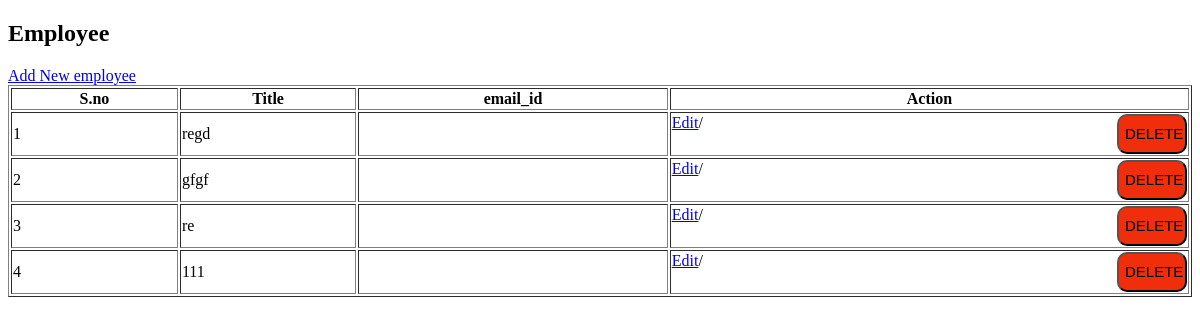
/bmsT/admin/employee.php, run on the app's committed database.
### tables this page shows
CREATE TABLE `employee` (
  `id` bigint(20) NOT NULL,
  `name` varchar(255) NOT NULL,
  `email_id` varchar(255) NOT NULL,
  `password` varchar(255) NOT NULL,
  `description` text DEFAULT NULL,
  `status` tinyint(4) NOT NULL DEFAULT 1 COMMENT '1=true , 0=false',
  `created_date` datetime NOT NULL DEFAULT current_timestamp(),
  `created_by` bigint(20) DEFAULT NULL,
  `update_date` datetime DEFAULT NULL ON UPDATE current_timestamp(),
  `updated_by` bigint(20) DEFAULT NULL
);

### bmsT/admin/employee.php (the view, shortened to what this page needs)
<?php
    include("../config/config.php");
    include("header.php");
    $roleHtml='';
    $result = $conn->query("select * from employee");
    if($result->num_rows > 0){
        while($row =$result->fetch_assoc()){
            $id = $row['id'];
            $roleHtml .= '
        <tr>
        <td>'.$row['id'].'</td>
        <td>'.$row['name'].'</td>
        <td>'.$row['email_id'].'</td>
        <td><a href="employee_manage.php?id='.$id.'">Edit</a>/<button>Delete</button></td>
</tr>';
    }
    }
?>
<h2>Employee</h2>
<a href="employee_manage.php">Add New employee</a>
<table border="1" style="width:100%;">
    <thead>
        <tr>
            <th>S.no</th>
            <th>Title</th>
            <th>email_id</th>
            <th>Action</th>
    </tr>
    </thead>
    <tbody>
    <?php
        echo $roleHtml;?>
    </tbody>
    </table>

### bmsT/assets/css/style.css (style rules this page uses)
button { width: 70px; height: 40px; float: right; text-transform: uppercase; background: rgb(241, 46, 11); font-size: 15px; border-radius: 10px; }

### data on the page
employee: id "1", name "regd"
employee: id "2", name "gfgf"
employee: id "3", name "re"
employee: id "4", name "111"
